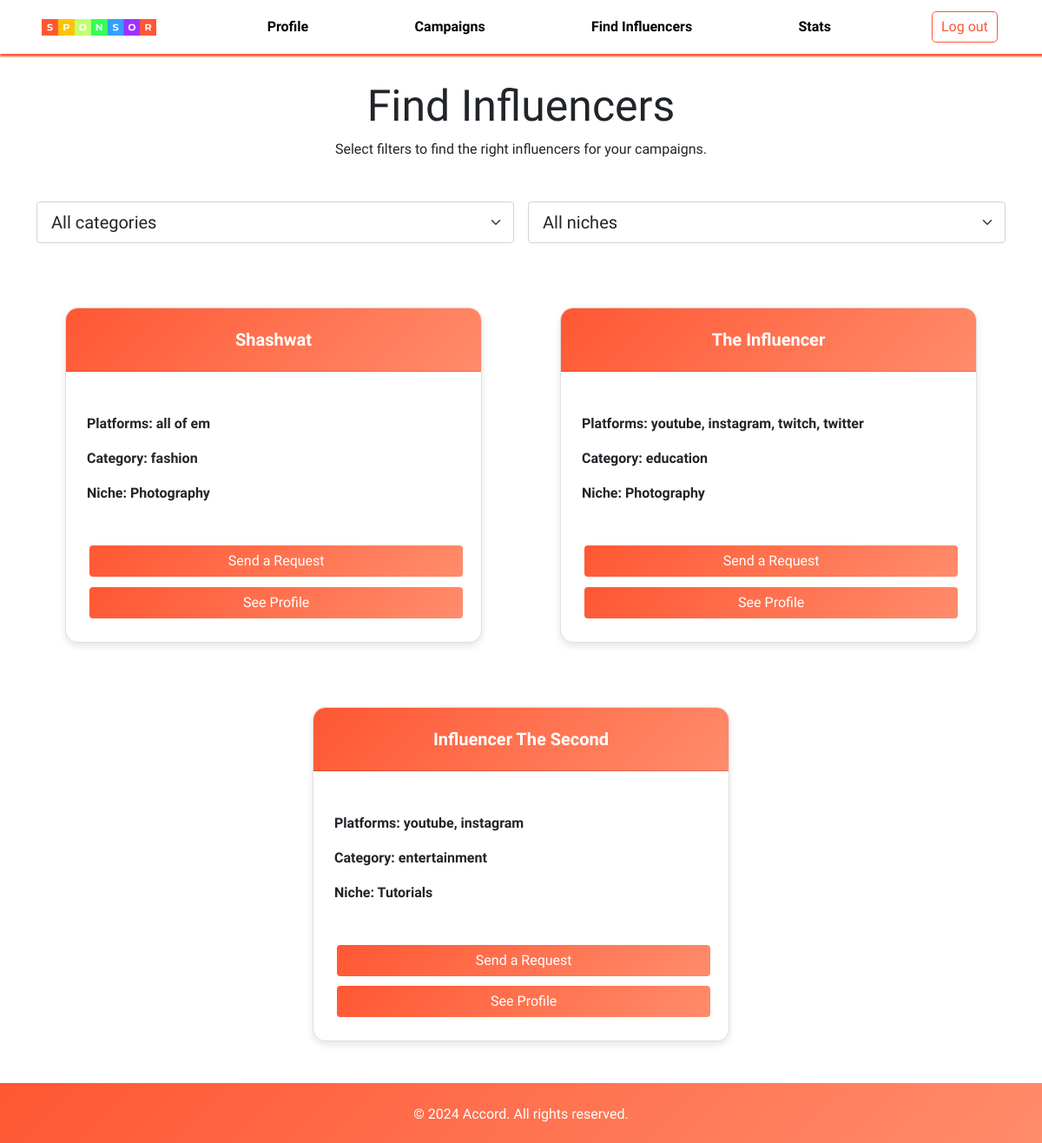
Page /sponsor/find on the committed database.
### application/models.py (models this page shows, shortened)
class Influencer(db.Model, UserMixin):
    __tablename__ = 'Influencer'
    username = db.Column(db.String, primary_key=True)
    password = db.Column(db.String, nullable=False)
    name = db.Column(db.String)
    bio = db.Column(db.String)
    platforms = db.Column(db.String)
    category = db.Column(db.String)
    niche = db.Column(db.String)
    flag = db.Column(db.Integer)

### application/controllers.py (the view, shortened to what this page needs)
@app.route('/sponsor/find', methods=['GET','POST'])
def sponsor_find():
    if request.method == 'GET':
        if request.args.get('category') and request.args.get('niche'):
            category = request.args.get('category')
            niche = request.args.get('niche')
            adrequest_subquery = (
                db.session.query(
                        AdRequests.influencer.label('influencer'),
                        db.func.count(AdRequests.status).filter(AdRequests.status == 4).label('adrequests_count')
                    )
                    .group_by(AdRequests.influencer)
                    .subquery()
            )
            influencers = (
                db.session.query(
                    Influencer,
                    adrequest_subquery.c.adrequests_count
                )
                .filter(Influencer.category == category, Influencer.niche == niche)
                .outerjoin(adrequest_subquery, Influencer.username == adrequest_subquery.c.influencer)
                .all()
            )
        else:
            adrequest_subquery = (
                db.session.query(
                        AdRequests.influencer.label('influencer'),
                        db.func.count(AdRequests.status).filter(AdRequests.status == 4).label('adrequests_count')
                    )
                    .group_by(AdRequests.influencer)
                    .subquery()
            )
            influencers = (
                db.session.query(
                    Influencer,
                    adrequest_subquery.c.adrequests_count
                )
                .outerjoin(adrequest_subquery, Influencer.username == adrequest_subquery.c.influencer)
                .all()
            )
        campaigns = Campaign.query.filter(Campaign.sponsor == 'sponsor').all()
        return render_template('sponsorsearch.html', influencers=influencers, campaigns=campaigns)
    return render_template('sponsorsearch.html')

### templates/sponsorsearch.html (shortened to what this page needs)
<!DOCTYPE html>
<html>
<head>
    <link href="https://cdn.jsdelivr.net/npm/bootstrap@5.0.2/dist/css/bootstrap.min.css" rel="stylesheet">
    <link rel="stylesheet" href="https://cdnjs.cloudflare.com/ajax/libs/font-awesome/6.0.0-beta3/css/all.min.css">
    <link rel="stylesheet" href="{{ url_for('static', filename='search.css') }}">
    <link rel="stylesheet" href="{{ url_for('static', filename='nav.css') }}">
    <link rel="stylesheet" href="https://unpkg.com/swiper/swiper-bundle.min.css">
</head>
<body>
    <div class="nav-container">
        <nav class="navbar navbar-expand-lg bg-body-tertiary">
            <div class="container-fluid px-5">
                <img class="navbar-brand img-fluid" src="{{ url_for('static', filename='sponsor-logo.png') }}" style="width: 12%;" />
                <div class="collapse navbar-collapse" id="navbarSupportedContent">
                    <ul class="navbar-nav me-auto mb-2 mb-lg-0">
                        <li class="nav-item">
                            <button class="nav-link btn" aria-current="page" href="#" style="color: black; font-weight: bolder;" onclick="location.href='{{ url_for('sponsor_profile')}}'">Profile</button>
                        </li>
                        <li class="nav-item">
                            <button class="nav-link btn" href="#" style="color: black; font-weight: bolder;" onclick="location.href='{{ url_for('sponsor_dashboard')}}'">Campaigns</button>
                        </li>
                        <li class="nav-item">
                            <button class="nav-link btn" aria-current="page" href="#" style="color: black; font-weight: bolder;" onclick="location.href='{{ url_for('sponsor_find')}}'">Find Influencers</button>
                        </li>
                        <li class="nav-item">
                            <button class="nav-link btn" aria-current="page" href="#" style="color: black; font-weight: bolder;">Stats</button>
                        </li>
                    </ul>
                    <form action="{{ url_for('logout') }}">
                    <button class="btn btn-outline-danger logout-btn" type="submit">Log out</button>
                    </form>
                </div>
            </div>
        </nav>
    </div>
    <div class="container">
        <div class="row text-center">
            <h1 class="header">Find Influencers</h1>
        </div>
        <div class="row mb-4">
            <div id="filterSection" class="container content-space-1">
                <div class="w-md-75 w-lg-50 text-center mx-md-auto mb-5 mb-md-9">
                  <p>Select filters to find the right influencers for your campaigns.</p>
                </div>
                <form action="{{ url_for('sponsor_find') }}" method="GET" id="filter-form">
                    <div class="row gx-2 gx-md-3 mb-7">
                        <div class="col-sm-6 col-md-6 mb-2 mb-sm-0">
                            <select class="form-select form-select-lg" id="filterCategory" name="category" aria-label="Select category">
                                <option value="">All categories</option>
                            </select>
                        </div>
                        <div class="col-sm-6 col-md-6">
                            <select class="form-select form-select-lg" id="filterNiche" name="niche" aria-label="Select niche">
                                <option value="">All niches</option>
                            </select>
                        </div>
                    </div>
                </form>
              </div>
        </div>
        <div class="row justify-content-center">
            {% if influencers[0] %}
                {% for influencer, adrequest_count in influencers %}
                <div class="col-md-6 card-container mb-4">
                    <div class="card" style="width: 30rem;">
                        <div class="card-header">
                            <h5 class="card-title"><strong>{{ influencer.name }}</strong></h5>
                        </div>
                        <div class="card-body">
                            <div>
                                <br>
                                <p class="card-text"><strong>Platforms: {{ influencer.platforms.replace(',', ', ') }}</strong></p>
                                <p class="card-text"><strong>Category: {{ influencer.category }}</strong></p>
                                <p class="card-text"><strong>Niche: {{ influencer.niche }}</strong></p>
                                <br>
                                <button class="btn btn-custom w-100 mt-2 collab-btn" type="button" data-bs-toggle="modal" data-bs-target="#adRequestModal{{ loop.index0 }}">
                                    Send a Request
                                </button>
                                <button class="btn btn-custom w-100 mt-2 licence-btn" type="button" data-bs-toggle="modal" data-bs-target="#profileModal{{ loop.index0 }}">
                                    See Profile
                                </button>
                            </div>
                        </div>
                    </div>
                </div>
                {% endfor %}
            {% endif %}
        </div>
    </div>
    <br>
    <footer class="footer text-white text-center">
        <div class="container">
            <br>
            <p>&copy; 2024 Accord. All rights reserved.</p>
        </div>
    </footer>
</body>
</html>

### static/search.css (style rules this page uses)
.header { font-size: 50px; font-family: "Domine", serif; margin-top: 30px; }
.card { box-shadow: 0 1px 1px 0 black; }
.card { border-radius: 15px; overflow: hidden; box-shadow: 0 4px 8px rgba(0,0,0,0.1); }
.card-header { background: linear-gradient(135deg, #FF5733, #FF8C6B); color: white; padding: 1rem; padding-top: 1.5rem; text-align: center; }
.card-body { padding: 1.5rem; }
.card-container { display: flex; justify-content: center; align-items: center; margin-bottom: 1rem; }
.btn-custom { background: linear-gradient(135deg, #FF5733, #FF8C6B); color: white; border: none; transition: background 0.3s ease; }
.btn { margin: 0.2rem; }
.card-container { margin-top: 50px; }

### static/nav.css (style rules this page uses)
body { font-family: "Domine", serif; }
.navbar-brand { height: fit-content; width: 10%; }
.navbar { box-shadow: 1px 2px 2px 1px #FF5733; }
.navbar-nav .nav-item { margin-left: 100px; }
.nav-link { border: none; }
.logout-btn { background-color: white; color: #FF5733; border: 1px solid #FF5733; border-radius: 5px; padding: 5px 10px; cursor: pointer; }
.footer { background: linear-gradient(135deg, #FF5733, #FF8C6B); color: white; text-align: center; padding-bottom: 5px; margin-top: auto; }

### rows in the picture
Influencer: name "Shashwat", platforms.replace "all of em", category "fashion", niche "Photography"
Influencer: name "The Influencer", platforms.replace "youtube, instagram, twitch, twitter", category "education", niche "Photography"
Influencer: name "Influencer The Second", platforms.replace "youtube, instagram", category "entertainment", niche "Tutorials"
